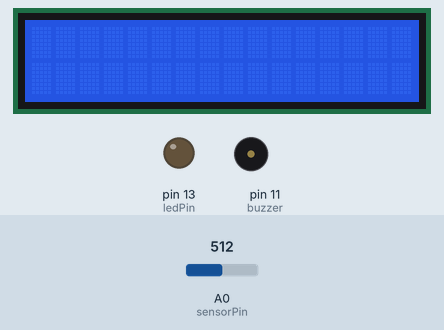
Recording of a sketch running on a simulated Arduino Uno, built with avr-gcc and run on an emulated ATmega328P. Shown: 16×2 character LCD, output pins drawn as LEDs (lit = HIGH), buzzer (waves = sounding). The inputs (shaded band) are chosen by the test bench; at power-on: A0 (sensorPin) = 512.

Above: at 1.2 s.
1.3 s: A0 (sensorPin) set to 716
At 15.7 s:
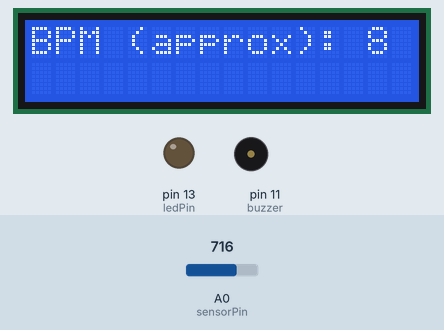
At 46.2 s:
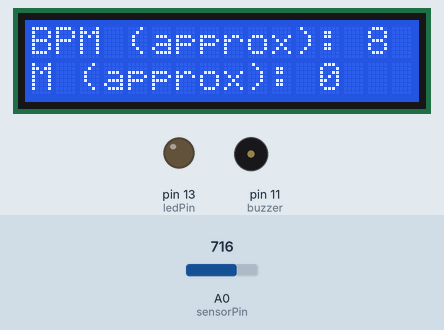
Timing chart, 0 to 46.6 s (numbered marks = the images above; inputs shaded):
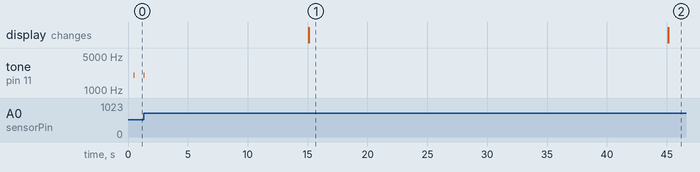

Measured:
- after the input at 1.3 s, tone on pin 11 (buzzer): silent → 2000 Hz at once, → silent 0.05 s later
- what the display in image 1 shows lasts 30.0 s, from 15.1 s to 45.1 s

The sketch:

Pulse_Detector_KY_039.ino
```cpp
// http://forum.arduino.cc/index.php?topic=209140.30

#include "Arduino.h"
#include <Wire.h>
#include <LiquidCrystal_I2C.h>

//Using built in LED pin for demo
#define ledPin 13
#define clear_button 9

// Pulse meter connected to any Analog pin
#define sensorPin A0
#define buzzer 11

LiquidCrystal_I2C lcd(0x27, 16, 2);

// Values from provided (eBay) code
float alpha = 0.75;
int period = 50;
float max = 0.0;

// ------------------------------------------------------------
// SETUP      SETUP      SETUP      SETUP      SETUP      SETUP
// ------------------------------------------------------------
void setup() {

	// Inbuilt LED
	pinMode(ledPin, OUTPUT);
  pinMode(buzzer, OUTPUT);
  pinMode(clear_button, INPUT);


  Serial.begin(9600);

  lcd.init();
  lcd.backlight();
}

// ------------------------------------------------------------
// LOOP     LOOP     LOOP     LOOP     LOOP     LOOP     LOOP
// ------------------------------------------------------------
void loop() {
	static float oldValue = 500;

	static unsigned long bpmMills = millis();
	static int bpm = 0;

	static unsigned long timeBetweenBeats = millis();
	int minDelayBetweenBeats = 400;

	int rawValue = analogRead((unsigned char) sensorPin);

	float value = alpha * oldValue + (1 - alpha) * rawValue;
	float change = value - oldValue;
	oldValue = value;

	if ((change >= max) && (millis() > timeBetweenBeats + minDelayBetweenBeats)) {

		// Reset max every time we find a new peak
		max = change;

		// Flash LED and beep the buzzer
		//digitalWrite(ledPin, 1);
		tone(buzzer, 2000, 50);

		timeBetweenBeats = millis();
		bpm++;
	}
	else {
		digitalWrite(ledPin, 0);
	}
	max = max * 0.97;

	if (millis() >= bpmMills + 15000) {
		lcd.print("BPM (approx): ");
		lcd.println(bpm * 4);
    lcd.println();
		bpm = 0;
		bpmMills = millis();
	}

	delay(period);
}

void buzz(){
    tone(buzzer, 1000); // Send 1KHz sound signal...
    delay(1000);        // ...for 1 sec
    noTone(buzzer);     // Stop sound...
    delay(1000);        // ...for 1sec
}
```
